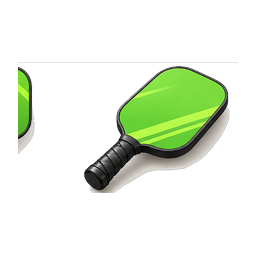
#> input picture Assets/Art/Weapons/vot_pickleball_held.png, 256 x 256 px
$ python nineslice_suggest.py ../../Assets/Art/Weapons/vot_pickleball_held.png
#> lines starting #> are read from the running program, lines starting #| are printed output that depends on the picture
"""Suggest 9-slice borders for a UI PNG; report when its center has detail.

README: python tools/ui/nineslice_suggest.py item.png. The suggestion is a
review aid; inspect the rendered sprite in Unity before accepting it.
"""

from __future__ import annotations

import argparse
import json
from pathlib import Path

import numpy as np
from PIL import Image


def suggest(path: Path) -> dict:
    with Image.open(path) as opened:
#> opened is the input picture: PIL image 256x256 RGBA; mean R, G, B, A 22, 30.6, 15.1, 45.4
        pixels = np.asarray(opened.convert("RGBA"), dtype=np.int16)
    height, width = pixels.shape[:2]
#> height = 256; width = 256
    if min(width, height) < 12:
        raise ValueError("UI element is too small for a reliable 9-slice suggestion")
    rgb = pixels[:, :, :3]
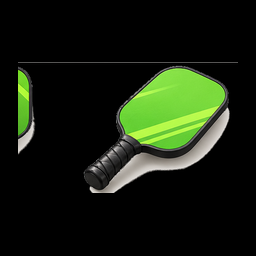
#> rgb: shape (256, 256, 3) int16; mean R, G, B 22, 30.6, 15.1
    alpha = pixels[:, :, 3]
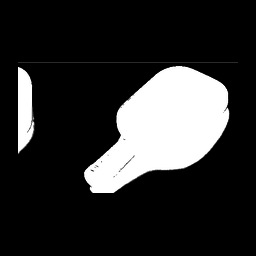
#> alpha: shape (256, 256) int16; min 0, max 255, mean 45.4
    # Find the last transition near the perimeter; the following flat strip
    # is the repeatable edge. A quarter-size cap preserves the center.
    cx0, cx1 = width // 4, max(width // 4 + 1, 3 * width // 4)
#> cx0 = 64; cx1 = 192
    cy0, cy1 = height // 4, max(height // 4 + 1, 3 * height // 4)
#> cy0 = 64; cy1 = 192
    row_delta = np.mean(np.abs(rgb[1:, cx0:cx1] - rgb[:-1, cx0:cx1]), axis=(1, 2))
#> row_delta = 255 values, max 84.79 at index 61, min 0 at index 0, mean 4.55
    col_delta = np.mean(np.abs(rgb[cy0:cy1, 1:] - rgb[cy0:cy1, :-1]), axis=(0, 2))
#> col_delta = 255 values, max 86.43 at index 17, min 0 at index 0, mean 4.96
    def border(deltas: np.ndarray, limit: int) -> int:
#> called with deltas = array of shape (255,), limit = 85
        transitions = np.flatnonzero(deltas[:limit] > 8)
#> transitions = [17, 24, 25, 26, 27, 28, 29, 30, 31, 32, 33]
        return max(2, min(limit, int(transitions[-1]) + 2)) if len(transitions) else 2
    left = border(col_delta, max(3, width // 3))
#> left = 35
    right = left
#> right = 35
    top = border(row_delta, max(3, height // 3))
#> top = 71
    bottom = top
#> bottom = 71
    # A textured center changes under stretch; compare both spatial axes.
    center = rgb[top:height - bottom, left:width - right]
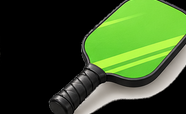
#> center: shape (114, 186, 3) int16; mean R, G, B 56.6, 80.4, 37.9
    center_alpha = alpha[top:height - bottom, left:width - right]
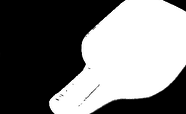
#> center_alpha: shape (114, 186) int16; min 0, max 255, mean 119.5
    variation = float(np.mean(np.std(center.astype(np.float32), axis=(0, 1)))) if center.size else 0.0
#> variation = 72.7
    local_change = float((np.mean(np.abs(np.diff(center, axis=0))) +
                          np.mean(np.abs(np.diff(center, axis=1)))) / 2) if min(center.shape[:2]) > 1 else 0.0
#> local_change = 5.74
    patterned = local_change > 9 or (variation > 30 and local_change > 3)
#> patterned = True
    return {"file": str(path), "width": width, "height": height,
            "border": {"left": left, "right": right, "top": top, "bottom": bottom},
            "center_patterned": bool(patterned), "center_local_change": round(local_change, 2),
            "center_has_alpha": bool(np.any(center_alpha < 255)),
            "warning": "Center has artwork; stretching may distort it" if patterned else None}


def main() -> int:
    parser = argparse.ArgumentParser(description=__doc__)
    parser.add_argument("image", type=Path)
    args = parser.parse_args()
    print(json.dumps(suggest(args.image), ensure_ascii=False, indent=2))
    return 0


if __name__ == "__main__":
    raise SystemExit(main())
#> (the program exits here)

$ run again, on Assets/Art/Weapons/bong_da_projectile.png
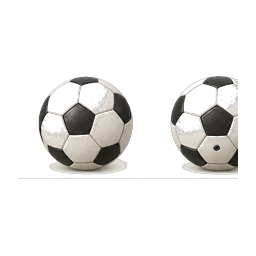
#> input picture Assets/Art/Weapons/bong_da_projectile.png, 256 x 256 px
#> in suggest, opened is the input picture: PIL image 256x256 RGBA; mean R, G, B, A 21.8, 21, 19.7, 36.5
#> in suggest, `alpha = pixels[:, :, 3]`:
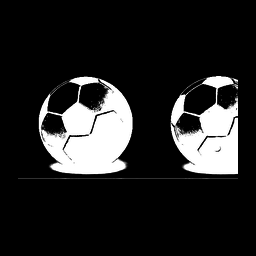
#> alpha: shape (256, 256) int16; min 0, max 255, mean 36.5
#> row_delta = 255 values, max 93.67 at index 178, min 0 at index 0, mean 5.14
#> col_delta = 255 values, max 106.8 at index 237, min 0 at index 0, mean 7.67
#> transitions = 35 values from 38 to 80
#> left = 82
#> top = 85
#> in suggest, `center_alpha = alpha[top:height - bottom, left:width - right]`:
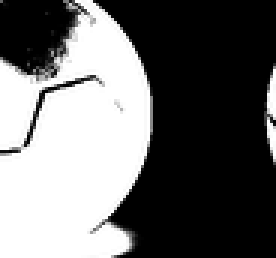
#> center_alpha: shape (86, 92) int16 (shown 3 times larger); min 0, max 255, mean 106.1
#> variation = 79.99
#> local_change = 8.05
#> patterned = True

$ run again, on Assets/Art/Weapons/bua_dong_dinh_projectile.png
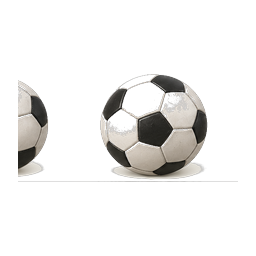
#> input picture Assets/Art/Weapons/bua_dong_dinh_projectile.png, 256 x 256 px
#> in suggest, opened is the input picture: PIL image 256x256 RGBA; mean R, G, B, A 21.2, 20.4, 19.2, 35.3
#> in suggest, `alpha = pixels[:, :, 3]`:
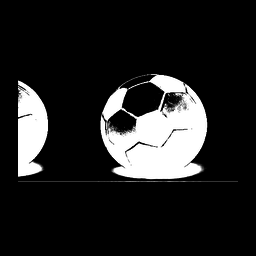
#> alpha: shape (256, 256) int16; min 0, max 255, mean 35.3
#> row_delta = 255 values, max 110.8 at index 181, min 0 at index 0, mean 5.85
#> col_delta = 255 values, max 113.3 at index 17, min 0 at index 0, mean 6.36
#> transitions = 20 values from 17 to 47
#> left = 49
#> top = 85
#> in suggest, `center_alpha = alpha[top:height - bottom, left:width - right]`:
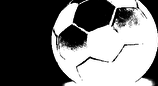
#> center_alpha: shape (86, 158) int16; min 0, max 255, mean 113.9
#> variation = 79.4
#> local_change = 9.84
#> patterned = True
